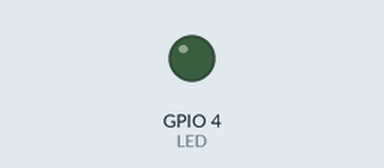
The program below on a simulated ESP32. Parts: output pins drawn as LEDs (lit = HIGH). What the program prints to the serial monitor is not drawn.

Above: at 1.3 s.
At 9.9 s:
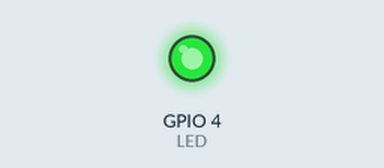
Timing chart, 0 to 10.4 s (numbered marks = the images above):
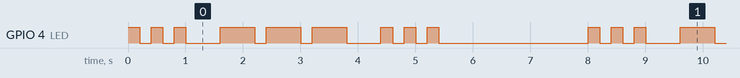

The program:

main.cpp
```cpp
#include <Arduino.h>

#define LED 4

void signal(char symbol);
void letter(char symbol);

void setup() {
  pinMode(LED, OUTPUT);
  Serial.begin(115200);
}

void loop() {
  letter('S');  // ...
  letter('O');  // ---
  letter('S');  // ...

  Serial.println();
  delay(2000);
}

void letter(char symbol) {
  if (symbol == 'S') {
    for (int i = 0; i < 3; i++) {
      signal('.');
    }
  }

  if (symbol == 'O') {
    for (int i = 0; i < 3; i++) {
      signal('-');
    }
  }

  delay(400);
}

void signal(char symbol) {
  digitalWrite(LED, HIGH);
  Serial.print(symbol);

  if (symbol == '.') {
    delay(200);
  } else {
    delay(600);
  }

  digitalWrite(LED, LOW);
  delay(200);
}
```

Measured:
- by itself, GPIO 4 (LED): repeats every 8.0 s: 2 × (LOW 0.20 s, HIGH 0.20 s), LOW 0.60 s, 2 × (HIGH 0.60 s, LOW 0.20 s), HIGH 0.60 s, LOW 0.60 s, 2 × (HIGH 0.20 s, LOW 0.20 s), HIGH 0.20 s, LOW 2.6 s, HIGH 0.20 s
- by itself, everything shown: repeats every 8.0 s, in 18 steps
